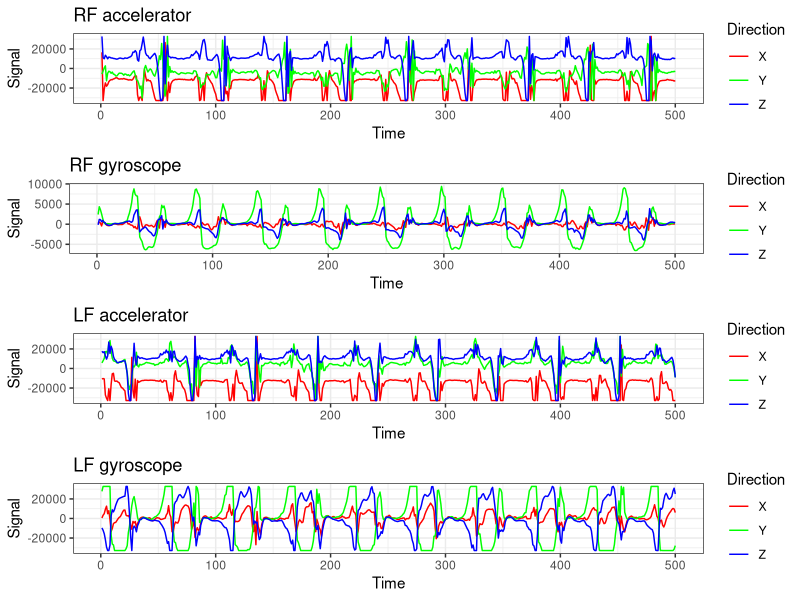
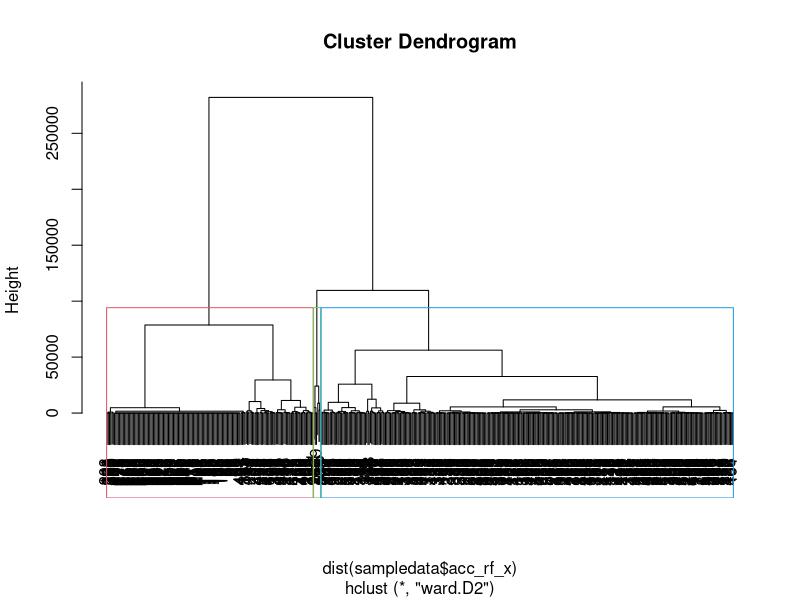
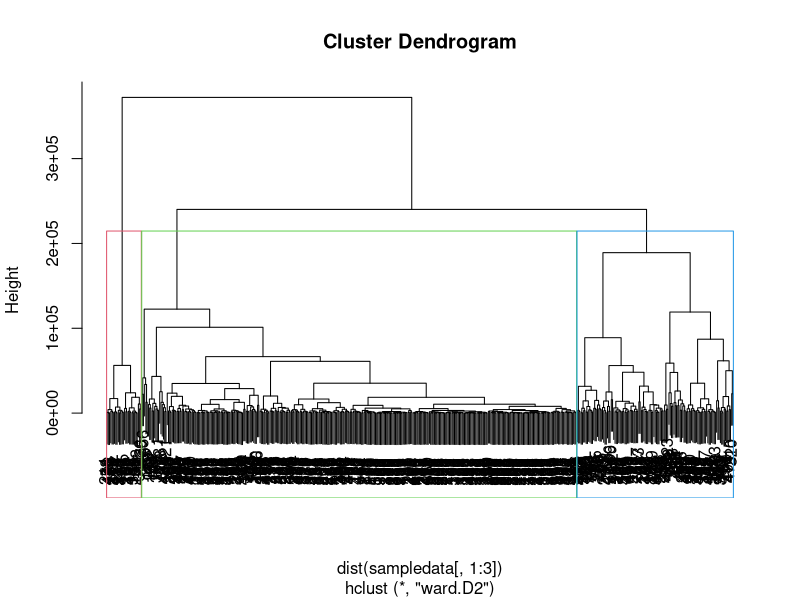
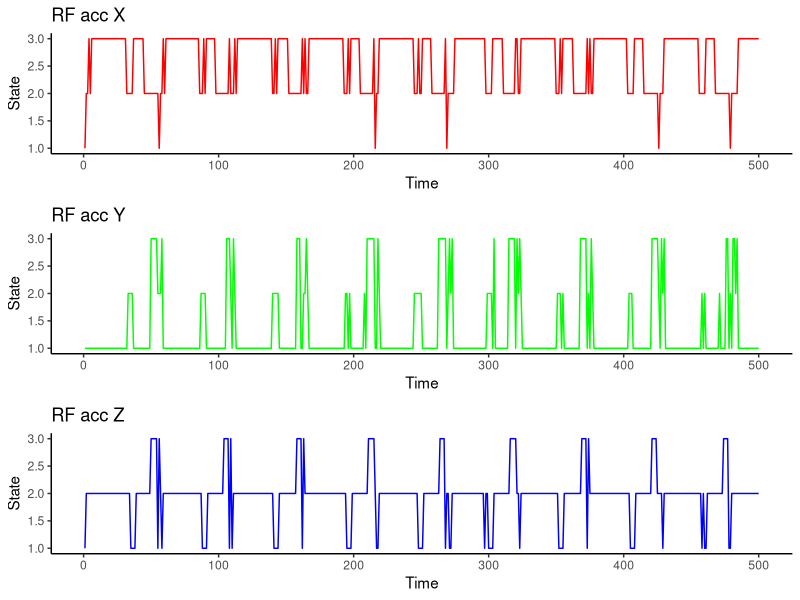
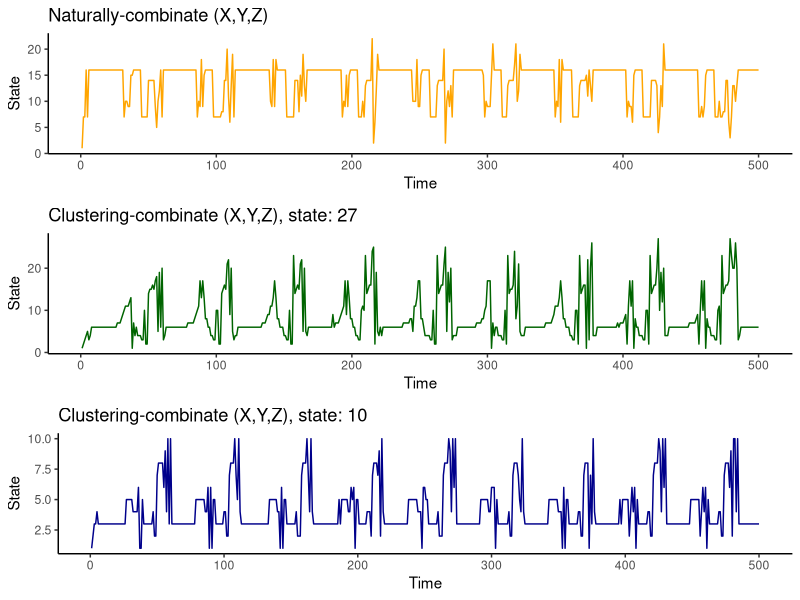

Write the R code that produced these figures, in order.
## ---- chunk 1
#read data
rundata = read.table("HuGaDB_v2_various_09_16.txt", header = TRUE)
head(rundata, 3)
## ---- chunk 2
library(ggplot2)
library(gridExtra)
#PLOTS FOR GAIT DYNAMIC TIME SERIES

#choose a chunk of the data
start = 1
end = 500
sampledata = rundata[start:end,]

#plot right foot accelerator
color_XYZ = c("X" = "red", "Y" = "green", "Z" = "blue")
p_acc_rf = ggplot(sampledata, aes(x = start:end)) +
  geom_line(aes(y = acc_rf_x, color = "X")) +
  geom_line(aes(y = acc_rf_y, color = "Y")) +
  geom_line(aes(y = acc_rf_z, color = "Z")) +
  scale_color_manual("Direction", values = color_XYZ) + 
  labs(x = "Time",
       y = "Signal",
       title = "RF accelerator") +
  theme_bw()


#plot right foot gyroscope
p_gyro_rf = ggplot(sampledata, aes(x=start:end)) +
  geom_line(aes(y = gyro_rf_x, color = "X")) +
  geom_line(aes(y = gyro_rf_y, color = "Y")) +
  geom_line(aes(y = gyro_rf_z, color = "Z")) +
  scale_color_manual("Direction", values = color_XYZ) +
  labs(x= "Time", y= "Signal", title = "RF gyroscope") +
  theme_bw()

#plot left foot accelerator
p_acc_lf = ggplot(sampledata, aes(x=start:end)) +
  geom_line(aes(y = acc_lf_x, color = "X")) +
  geom_line(aes(y = acc_lf_y, color = "Y")) +
  geom_line(aes(y = acc_lf_z, color = "Z")) +
  scale_color_manual("Direction", values = color_XYZ) +
  labs(x= "Time", y= "Signal", title = "LF accelerator") +
  theme_bw()

#plot left foot gyroscope
p_gyro_lf = ggplot(sampledata, aes(x=start:end)) +
  geom_line(aes(y = gyro_lf_x, color = "X")) +
  geom_line(aes(y = gyro_lf_y, color = "Y")) +
  geom_line(aes(y = gyro_lf_z, color = "Z")) +
  scale_color_manual("Direction", values = color_XYZ) +
  labs(x= "Time", y= "Signal", title = "LF gyroscope") +
  theme_bw() 

grid.arrange(p_acc_rf, p_gyro_rf, p_acc_lf, p_gyro_lf, ncol = 1)
## ---- chunk 3
#HIERARCHICAL CLUSTERING

#HC on X, Y, Z time series from the RF accelerator data using Ward's minimum variance method 

hc_acc_rf_x = hclust(dist(sampledata$acc_rf_x), method = "ward.D2")
plot(hc_acc_rf_x)
rect.hclust(hc_acc_rf_x, k =3, border = 2:4)

hc_acc_rf_y = hclust(dist(sampledata$acc_rf_y), method = "ward.D2")
hc_acc_rf_z = hclust(dist(sampledata$acc_rf_z), method = "ward.D2")

#HC on the triplet time series (X,Y,Z) from the RF accelerator data
hc_acc_rf = hclust(dist(sampledata[,1:3]), method = "ward.D2")
plot(hc_acc_rf)
rect.hclust(hc_acc_rf, k =3, border = 2:4)

## ---- chunk 4
library(dplyr)
#DIGITAL-CODING

#encoding the three separate series and the triplet time series
state_acc_rf = data.frame(x = cutree(hc_acc_rf_x, 3),
                          y = cutree(hc_acc_rf_y, 3),
                          z = cutree(hc_acc_rf_z, 3),
                          hc27 = cutree(hc_acc_rf, 27),
                          hc10 = cutree(hc_acc_rf, 10))
#naturally combine the three digital code sequences from X, Y, Z
nc = apply(state_acc_rf,1,  function(x) paste(x[1], x[2], x[3], sep=","))
state_acc_rf$nc = as.numeric(factor(nc, labels = 1:n_distinct(nc)))
head(state_acc_rf)
## ---- chunk 5
#RESULTANT CODE SEQUENCES

#3-state code sequence for X,Y,Z RF accelerator time series
p_st_x = ggplot(state_acc_rf, aes(x = start:end, y=x, color = "X")) +
  geom_line() +
  scale_color_manual(values = color_XYZ)+
  labs(x = "Time", y="State", title = "RF acc X") +
       theme_classic() + 
       theme(legend.position = "none")

p_st_y = ggplot(state_acc_rf, aes(x = start:end, y=y, color = "Y")) +
  geom_line() +
  scale_color_manual(values = color_XYZ)+
  labs(x = "Time", y="State", title = "RF acc Y") +
       theme_classic() + 
       theme(legend.position = "none")

p_st_z = ggplot(state_acc_rf, aes(x = start:end, y=z, color = "Z")) +
  geom_line() +
  scale_color_manual(values = color_XYZ)+
  labs(x = "Time", y="State", title = "RF acc Z") +
       theme_classic() + 
       theme(legend.position = "none")

grid.arrange(p_st_x, p_st_y, p_st_z)
## ---- chunk 6
#naturally combined code sequence

p_nc = ggplot(state_acc_rf, aes(x = start:end, y = nc)) +
  geom_line(color = "orange") +
  labs( x = "Time", 
        y = "State",
        title = "Naturally-combinate (X,Y,Z)") +
  theme_classic()

#27-state code sequence for the triplet time series
p_hc27 = ggplot(state_acc_rf, aes(x = start:end, y = hc27)) +
  geom_line(color = "darkgreen") +
  labs( x = "Time", 
        y = "State",
        title = "Clustering-combinate (X,Y,Z), state: 27") +
  theme_classic()

p_hc10 = ggplot(state_acc_rf, aes(x = start:end, y = hc10)) +
  geom_line(color = "darkblue") +
  labs( x = "Time", 
        y = "State",
        title = "Clustering-combinate (X,Y,Z), state: 10") +
  theme_classic()

grid.arrange(p_nc, p_hc27, p_hc10)

